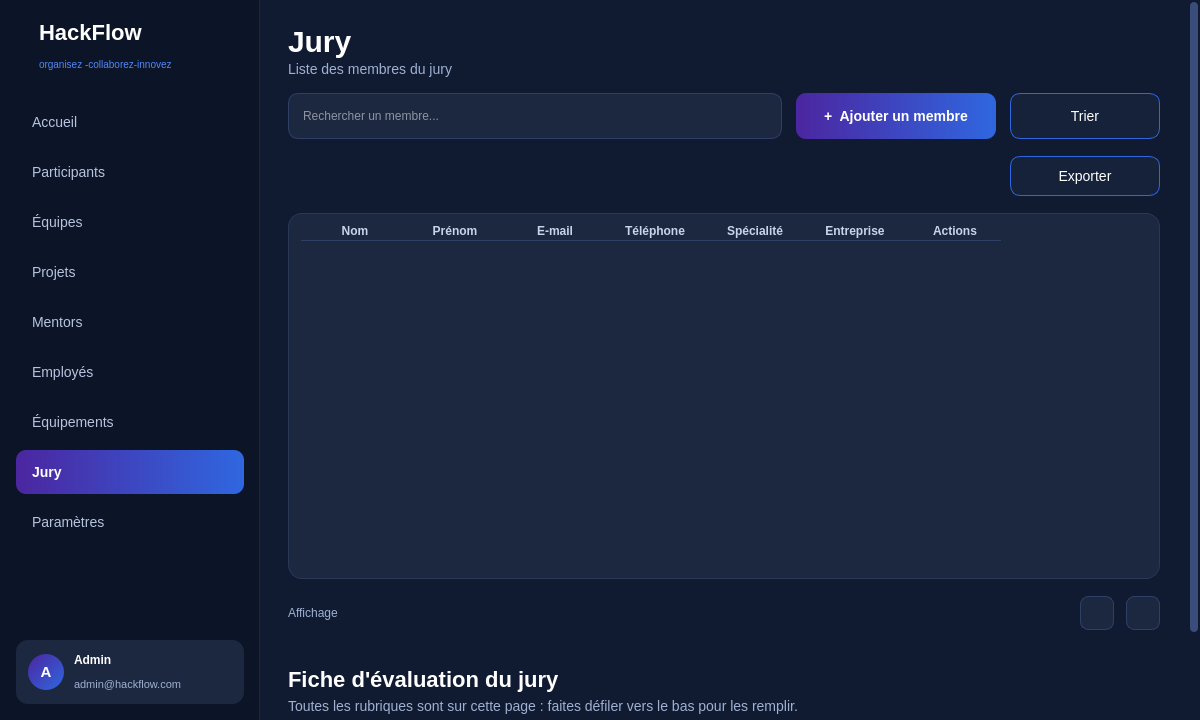
<?xml version="1.0" encoding="UTF-8"?>
<ui version="4.0">
 <class>MainWindow</class>
 <widget class="QMainWindow" name="MainWindow">
  <property name="geometry"><rect><x>0</x><y>0</y><width>1200</width><height>720</height></rect></property>
  <property name="minimumSize"><size><width>1000</width><height>620</height></size></property>
  <property name="windowTitle"><string>HackFlow</string></property>
  <property name="styleSheet"><string notr="true">QMainWindow, QDialog, QMessageBox {
    background-color: #101B31;
    color: #FFFFFF;
    font-family: "Segoe UI", "Roboto", "Helvetica Neue", sans-serif;
    font-size: 13px;
}
QWidget#pageJury { background-color: #101B31; }
QLabel { background: transparent; color: #FFFFFF; }
QLabel#labelTitle { font-size: 30px; font-weight: bold; }
QLabel#labelSubtitle, QLabel#labelEvalSubtitle { color: #9FB0D0; font-size: 14px; }
QLabel#labelCount { color: #9FB0D0; }
QLabel#labelBrandName { font-size: 22px; font-weight: bold; color: #FFFFFF; }
QLabel#labelBrandTagline { font-size: 10px; color: #4F86F7; }
QLabel#labelDialogTitle { font-size: 18px; font-weight: bold; }

/* ---------- Barre laterale ---------- */
QFrame#sidebar { background-color: #0C1527; border-right: 1px solid #1C2740; }
QFrame#sidebar QPushButton {
    background-color: transparent;
    color: #B7C3DE;
    border: none;
    border-radius: 10px;
    padding: 0px 16px;
    text-align: left;
    font-size: 14px;
}
QFrame#sidebar QPushButton:hover { background-color: #1C2740; color: #FFFFFF; }
QFrame#sidebar QPushButton:checked {
    background-color: qlineargradient(x1:0, y1:0, x2:1, y2:0, stop:0 #4B26A0, stop:1 #2F67E0);
    color: #FFFFFF;
    font-weight: bold;
}
QFrame#profileFrame { background-color: #1C2740; border-radius: 12px; border: none; }
QLabel#labelAvatar {
    background-color: qlineargradient(x1:0, y1:0, x2:1, y2:1, stop:0 #4B26A0, stop:1 #2F67E0);
    color: #FFFFFF; border-radius: 18px; font-weight: bold; font-size: 15px;
}
QLabel#labelAdminName { font-weight: bold; }
QLabel#labelAdminMail { color: #9FB0D0; font-size: 11px; }

/* ---------- Recherche + bouton ajouter ---------- */
QLineEdit {
    background-color: #1C2740;
    border: 1px solid #2F3F66;
    border-radius: 10px;
    padding: 0px 12px;
    color: #FFFFFF;
    selection-background-color: #4B26A0;
}
QLineEdit:focus { border: 1px solid #0BF8F6; }
QPushButton#btnAddMember, QPushButton#btnEvalSave {
    background-color: qlineargradient(x1:0, y1:0, x2:1, y2:0, stop:0 #4B26A0, stop:1 #2F67E0);
    color: #FFFFFF;
    border: none;
    border-radius: 10px;
    padding: 0px 22px;
    font-weight: bold;
    font-size: 14px;
}
QPushButton#btnAddMember:hover, QPushButton#btnEvalSave:hover { background-color: #2F67E0; }
QPushButton#btnAddMember:pressed, QPushButton#btnEvalSave:pressed { background-color: #3A1D80; }

/* ---------- Carte + tableau ---------- */
QFrame#cardTableJury { background-color: #1C2740; border: 1px solid #2A3858; border-radius: 14px; }
QTableWidget#tableJury {
    background-color: transparent;
    border: none;
    color: #FFFFFF;
    outline: 0;
    gridline-color: transparent;
}
QTableWidget#tableJury::item {
    padding-left: 8px;
    border-bottom: 1px solid #2A3858;
}
QTableWidget#tableJury::item:hover { background-color: #22304F; }
QTableWidget#tableJury::item:selected { background-color: #2A3A66; color: #FFFFFF; }
QTableWidget#tableJury QLineEdit {
    background-color: #101B31;
    color: #FFFFFF;
    border: 1px solid #0BF8F6;
    border-radius: 6px;
    padding: 0px 6px;
}
QHeaderView { background-color: transparent; }
QHeaderView::section {
    background-color: transparent;
    color: #C8D3EE;
    border: none;
    border-bottom: 1px solid #2F3F66;
    padding-left: 8px;
    font-weight: bold;
}
QPushButton#btnEdit, QPushButton#btnDelete {
    background-color: transparent;
    border: none;
    border-radius: 8px;
}
QPushButton#btnEdit:hover { background-color: #2F3F66; }
QPushButton#btnDelete:hover { background-color: #4A2338; }

QScrollBar:vertical { background: transparent; width: 12px; margin: 2px; }
QScrollBar::handle:vertical { background: #3A4C7A; border-radius: 4px; min-height: 36px; }
QScrollBar::handle:vertical:hover { background: #2F67E0; }
QScrollBar::add-line:vertical, QScrollBar::sub-line:vertical { height: 0px; }
QScrollBar::add-page:vertical, QScrollBar::sub-page:vertical { background: transparent; }

/* ---------- Page Jury defilante ---------- */
QScrollArea#scrollAreaJury { background: transparent; border: none; }
QWidget#scrollContentJury { background-color: #101B31; }

/* ---------- Boutons Trier / Exporter ---------- */
QPushButton#btnSort, QPushButton#btnExport {
    background-color: #16213A;
    color: #FFFFFF;
    border: 1px solid #2F67E0;
    border-radius: 10px;
    padding: 0px 18px;
    font-size: 14px;
}
QPushButton#btnSort:hover, QPushButton#btnExport:hover { border: 1px solid #0BF8F6; background-color: #1C2A4A; }
QPushButton#btnSort:pressed, QPushButton#btnExport:pressed { background-color: #101B31; }

QMenu { background-color: #1C2740; color: #FFFFFF; border: 1px solid #2F3F66; border-radius: 8px; padding: 6px; }
QMenu::item { padding: 8px 26px; border-radius: 6px; }
QMenu::item:selected { background-color: #4B26A0; }

/* ---------- Fiche d'evaluation (liste verticale) ---------- */
QLabel#labelEvalTitle { font-size: 22px; font-weight: bold; }
QLabel#labelCardTitle { font-size: 15px; font-weight: bold; }
QLabel#labelCardHint { color: #9FB0D0; font-size: 12px; }
QLabel#labelFieldName { color: #C8D3EE; font-size: 12px; margin-top: 6px; }
QLabel#labelScoreValue { color: #0BF8F6; font-weight: bold; min-width: 58px; }
QLabel#labelTotalScore { color: #0BF8F6; font-size: 17px; font-weight: bold; }
QFrame#evalCard { background-color: #1C2740; border: 1px solid #2A3858; border-radius: 14px; }
QFrame#evalCard QLineEdit, QFrame#evalCard QComboBox, QFrame#evalCard QPlainTextEdit {
    background-color: #101B31;
    color: #FFFFFF;
    border: 1px solid #2F3F66;
    border-radius: 8px;
    padding: 4px 12px;
    selection-background-color: #4B26A0;
}
QFrame#evalCard QLineEdit, QFrame#evalCard QComboBox { min-height: 34px; }
QFrame#evalCard QLineEdit:focus, QFrame#evalCard QComboBox:focus, QFrame#evalCard QPlainTextEdit:focus { border: 1px solid #0BF8F6; }
QComboBox::drop-down { border: none; width: 30px; }
QComboBox::down-arrow { image: url(:/images/icons/chevron-down-small.png); width: 14px; height: 14px; }
QComboBox QAbstractItemView {
    background-color: #1C2740; color: #FFFFFF; border: 1px solid #2F3F66;
    selection-background-color: #4B26A0; outline: 0;
}
QSlider::groove:horizontal { height: 6px; background: #2F3F66; border-radius: 3px; }
QSlider::sub-page:horizontal {
    background-color: qlineargradient(x1:0, y1:0, x2:1, y2:0, stop:0 #4B26A0, stop:1 #2F67E0);
    border-radius: 3px;
}
QSlider::handle:horizontal { background: #0BF8F6; width: 16px; height: 16px; margin: -5px 0px; border-radius: 8px; }
QPushButton#btnEvalSave, QPushButton#btnEvalReset { border-radius: 10px; padding: 0px 22px; font-weight: bold; font-size: 14px; }
QPushButton#btnEvalReset { background-color: transparent; color: #C8D3EE; border: 1px solid #2F3F66; }
QPushButton#btnEvalReset:hover { border: 1px solid #0BF8F6; color: #0BF8F6; }

/* ---------- Pagination ---------- */
QPushButton#btnPrev, QPushButton#btnNext, QPushButton#btnPage {
    background-color: #1C2740;
    color: #FFFFFF;
    border: 1px solid #2F3F66;
    border-radius: 8px;
    font-size: 15px;
}
QPushButton#btnPrev:hover, QPushButton#btnNext:hover, QPushButton#btnPage:hover {
    border: 1px solid #0BF8F6;
}
QPushButton#btnPage:checked {
    background-color: #4B26A0;
    border: 1px solid #4B26A0;
    font-weight: bold;
}
QPushButton#btnPrev:disabled, QPushButton#btnNext:disabled { color: #4D5B7E; border: 1px solid #243253; }

/* ---------- Boites de dialogue ---------- */
QDialog QPushButton, QMessageBox QPushButton {
    background-color: #2F67E0;
    color: #FFFFFF;
    border: none;
    border-radius: 8px;
    padding: 8px 20px;
    min-width: 80px;
}
QDialog QPushButton:hover, QMessageBox QPushButton:hover { background-color: #4B26A0; }
QDialog QLineEdit { min-height: 34px; }
</string></property>
  <widget class="QWidget" name="centralwidget">
   <layout class="QHBoxLayout" name="horizontalLayout_main">
    <property name="spacing"><number>0</number></property>
    <property name="leftMargin"><number>0</number></property>
<property name="topMargin"><number>0</number></property>
<property name="rightMargin"><number>0</number></property>
<property name="bottomMargin"><number>0</number></property>

    <item>
     <widget class="QFrame" name="sidebar">
      <property name="minimumSize"><size><width>260</width><height>0</height></size></property>
      <property name="maximumSize"><size><width>260</width><height>16777215</height></size></property>
      <property name="frameShape"><enum>QFrame::NoFrame</enum></property>
      <layout class="QVBoxLayout" name="verticalLayout_sidebar">
       <property name="spacing"><number>6</number></property>
       <property name="leftMargin"><number>16</number></property>
<property name="topMargin"><number>16</number></property>
<property name="rightMargin"><number>16</number></property>
<property name="bottomMargin"><number>16</number></property>
       <item>
        <widget class="QWidget" name="brandHeader" native="true">
         <property name="minimumSize"><size><width>0</width><height>64</height></size></property>
         <layout class="QHBoxLayout" name="horizontalLayout_brand">
          <property name="spacing"><number>12</number></property>
          <property name="leftMargin"><number>4</number></property>
<property name="topMargin"><number>0</number></property>
<property name="rightMargin"><number>4</number></property>
<property name="bottomMargin"><number>0</number></property>
          <item>
           <widget class="QLabel" name="labelLogo">
            <property name="alignment"><set>Qt::AlignCenter</set></property>
           </widget>
          </item>
          <item>
           <layout class="QVBoxLayout" name="verticalLayout_brandText">
            <property name="spacing"><number>1</number></property>
            <item>
             <widget class="QLabel" name="labelBrandName">
              <property name="text"><string>HackFlow</string></property>
             </widget>
            </item>
            <item>
             <widget class="QLabel" name="labelBrandTagline">
              <property name="text"><string>organisez -collaborez-innovez</string></property>
             </widget>
            </item>
           </layout>
          </item>
          <item>
           <spacer name="horizontalSpacer_brand">
            <property name="orientation"><enum>Qt::Horizontal</enum></property>
            <property name="sizeHint" stdset="0"><size><width>0</width><height>20</height></size></property>
           </spacer>
          </item>
         </layout>
        </widget>
       </item>
       <item>
        <spacer name="verticalSpacer_logo">
         <property name="orientation"><enum>Qt::Vertical</enum></property>
         <property name="sizeType"><enum>QSizePolicy::Fixed</enum></property>
         <property name="sizeHint" stdset="0"><size><width>20</width><height>14</height></size></property>
        </spacer>
       </item>
<item>
<widget class="QPushButton" name="btnNavAccueil">
<property name="minimumSize"><size><width>0</width><height>44</height></size></property>
<property name="maximumSize"><size><width>16777215</width><height>44</height></size></property>
<property name="cursor"><cursorShape>PointingHandCursor</cursorShape></property>
<property name="text"><string>Accueil</string></property>
<property name="checkable"><bool>true</bool></property>

<property name="autoExclusive"><bool>true</bool></property>
</widget>
</item>
<item>
<widget class="QPushButton" name="btnNavParticipants">
<property name="minimumSize"><size><width>0</width><height>44</height></size></property>
<property name="maximumSize"><size><width>16777215</width><height>44</height></size></property>
<property name="cursor"><cursorShape>PointingHandCursor</cursorShape></property>
<property name="text"><string>Participants</string></property>
<property name="checkable"><bool>true</bool></property>

<property name="autoExclusive"><bool>true</bool></property>
</widget>
</item>
<item>
<widget class="QPushButton" name="btnNavEquipes">
<property name="minimumSize"><size><width>0</width><height>44</height></size></property>
<property name="maximumSize"><size><width>16777215</width><height>44</height></size></property>
<property name="cursor"><cursorShape>PointingHandCursor</cursorShape></property>
<property name="text"><string>Équipes</string></property>
<property name="checkable"><bool>true</bool></property>

<property name="autoExclusive"><bool>true</bool></property>
</widget>
</item>
<item>
<widget class="QPushButton" name="btnNavProjets">
<property name="minimumSize"><size><width>0</width><height>44</height></size></property>
<property name="maximumSize"><size><width>16777215</width><height>44</height></size></property>
<property name="cursor"><cursorShape>PointingHandCursor</cursorShape></property>
<property name="text"><string>Projets</string></property>
<property name="checkable"><bool>true</bool></property>

<property name="autoExclusive"><bool>true</bool></property>
</widget>
</item>
<item>
<widget class="QPushButton" name="btnNavMentors">
<property name="minimumSize"><size><width>0</width><height>44</height></size></property>
<property name="maximumSize"><size><width>16777215</width><height>44</height></size></property>
<property name="cursor"><cursorShape>PointingHandCursor</cursorShape></property>
<property name="text"><string>Mentors</string></property>
<property name="checkable"><bool>true</bool></property>

<property name="autoExclusive"><bool>true</bool></property>
</widget>
</item>
<item>
<widget class="QPushButton" name="btnNavEmployes">
<property name="minimumSize"><size><width>0</width><height>44</height></size></property>
<property name="maximumSize"><size><width>16777215</width><height>44</height></size></property>
<property name="cursor"><cursorShape>PointingHandCursor</cursorShape></property>
<property name="text"><string>Employés</string></property>
<property name="checkable"><bool>true</bool></property>

<property name="autoExclusive"><bool>true</bool></property>
</widget>
</item>
<item>
<widget class="QPushButton" name="btnNavEquipements">
<property name="minimumSize"><size><width>0</width><height>44</height></size></property>
<property name="maximumSize"><size><width>16777215</width><height>44</height></size></property>
<property name="cursor"><cursorShape>PointingHandCursor</cursorShape></property>
<property name="text"><string>Équipements</string></property>
<property name="checkable"><bool>true</bool></property>

<property name="autoExclusive"><bool>true</bool></property>
</widget>
</item>
<item>
<widget class="QPushButton" name="btnNavJury">
<property name="minimumSize"><size><width>0</width><height>44</height></size></property>
<property name="maximumSize"><size><width>16777215</width><height>44</height></size></property>
<property name="cursor"><cursorShape>PointingHandCursor</cursorShape></property>
<property name="text"><string>Jury</string></property>
<property name="checkable"><bool>true</bool></property>
<property name="checked"><bool>true</bool></property>
<property name="autoExclusive"><bool>true</bool></property>
</widget>
</item>
<item>
<widget class="QPushButton" name="btnNavParametres">
<property name="minimumSize"><size><width>0</width><height>44</height></size></property>
<property name="maximumSize"><size><width>16777215</width><height>44</height></size></property>
<property name="cursor"><cursorShape>PointingHandCursor</cursorShape></property>
<property name="text"><string>Paramètres</string></property>
<property name="checkable"><bool>true</bool></property>

<property name="autoExclusive"><bool>true</bool></property>
</widget>
</item>

       <item>
        <spacer name="verticalSpacer_sidebar">
         <property name="orientation"><enum>Qt::Vertical</enum></property>
         <property name="sizeHint" stdset="0"><size><width>20</width><height>40</height></size></property>
        </spacer>
       </item>
       <item>
        <widget class="QFrame" name="profileFrame">
         <property name="minimumSize"><size><width>0</width><height>64</height></size></property>
         <property name="maximumSize"><size><width>16777215</width><height>64</height></size></property>
         <layout class="QHBoxLayout" name="horizontalLayout_profile">
          <property name="spacing"><number>10</number></property>
          <property name="leftMargin"><number>12</number></property>
<property name="topMargin"><number>8</number></property>
<property name="rightMargin"><number>12</number></property>
<property name="bottomMargin"><number>8</number></property>
          <item>
           <widget class="QLabel" name="labelAvatar">
            <property name="minimumSize"><size><width>36</width><height>36</height></size></property>
            <property name="maximumSize"><size><width>36</width><height>36</height></size></property>
            <property name="text"><string>A</string></property>
            <property name="alignment"><set>Qt::AlignCenter</set></property>
           </widget>
          </item>
          <item>
           <layout class="QVBoxLayout" name="verticalLayout_profileText">
            <property name="spacing"><number>0</number></property>
            <item><widget class="QLabel" name="labelAdminName"><property name="text"><string>Admin</string></property></widget></item>
            <item><widget class="QLabel" name="labelAdminMail"><property name="text"><string>admin@hackflow.com</string></property></widget></item>
           </layout>
          </item>
         </layout>
        </widget>
       </item>
      </layout>
     </widget>
    </item>

    <item>
     <widget class="QStackedWidget" name="stackedWidget">
      <property name="currentIndex"><number>0</number></property>
      <widget class="QWidget" name="pageJury">
       <layout class="QVBoxLayout" name="verticalLayout_pageJury">
        <property name="spacing"><number>0</number></property>
        <property name="leftMargin"><number>0</number></property>
<property name="topMargin"><number>0</number></property>
<property name="rightMargin"><number>0</number></property>
<property name="bottomMargin"><number>0</number></property>
        <item>
         <widget class="QScrollArea" name="scrollAreaJury">
          <property name="focusPolicy"><enum>Qt::StrongFocus</enum></property>
          <property name="frameShape"><enum>QFrame::NoFrame</enum></property>
          <property name="horizontalScrollBarPolicy"><enum>Qt::ScrollBarAlwaysOff</enum></property>
          <property name="widgetResizable"><bool>true</bool></property>
          <widget class="QWidget" name="scrollContentJury">
           <property name="geometry"><rect><x>0</x><y>0</y><width>900</width><height>1800</height></rect></property>
           <layout class="QVBoxLayout" name="verticalLayout_scrollContent">
            <property name="spacing"><number>16</number></property>
            <property name="leftMargin"><number>28</number></property>
<property name="topMargin"><number>24</number></property>
<property name="rightMargin"><number>28</number></property>
<property name="bottomMargin"><number>28</number></property>

            <item>
             <widget class="QWidget" name="headerJury" native="true">
              <layout class="QVBoxLayout" name="verticalLayout_headerJury">
               <property name="spacing"><number>2</number></property>
               <property name="leftMargin"><number>0</number></property>
<property name="topMargin"><number>0</number></property>
<property name="rightMargin"><number>0</number></property>
<property name="bottomMargin"><number>0</number></property>
               <item><widget class="QLabel" name="labelTitle"><property name="text"><string>Jury</string></property></widget></item>
               <item><widget class="QLabel" name="labelSubtitle"><property name="text"><string>Liste des membres du jury</string></property></widget></item>
              </layout>
             </widget>
            </item>

            <item>
             <widget class="QWidget" name="toolbarJury" native="true">
              <property name="minimumSize"><size><width>0</width><height>46</height></size></property>
              <property name="maximumSize"><size><width>16777215</width><height>46</height></size></property>
              <layout class="QHBoxLayout" name="horizontalLayout_toolbarJury">
               <property name="spacing"><number>14</number></property>
               <property name="leftMargin"><number>0</number></property>
<property name="topMargin"><number>0</number></property>
<property name="rightMargin"><number>0</number></property>
<property name="bottomMargin"><number>0</number></property>
               <item>
                <widget class="QLineEdit" name="lineEditSearch">
                 <property name="minimumSize"><size><width>0</width><height>46</height></size></property>
                 <property name="maximumSize"><size><width>16777215</width><height>46</height></size></property>
                 <property name="placeholderText"><string>Rechercher un membre...</string></property>
                 <property name="clearButtonEnabled"><bool>true</bool></property>
                </widget>
               </item>
               <item>
                <widget class="QPushButton" name="btnAddMember">
                 <property name="minimumSize"><size><width>200</width><height>46</height></size></property>
                 <property name="maximumSize"><size><width>200</width><height>46</height></size></property>
                 <property name="cursor"><cursorShape>PointingHandCursor</cursorShape></property>
                 <property name="text"><string>+  Ajouter un membre</string></property>
                </widget>
               </item>
               <item>
                <widget class="QPushButton" name="btnSort">
                 <property name="minimumSize"><size><width>150</width><height>46</height></size></property>
                 <property name="maximumSize"><size><width>150</width><height>46</height></size></property>
                 <property name="cursor"><cursorShape>PointingHandCursor</cursorShape></property>
                 <property name="text"><string>Trier</string></property>
                </widget>
               </item>
              </layout>
             </widget>
            </item>

            <item>
             <widget class="QWidget" name="exportRowJury" native="true">
              <property name="minimumSize"><size><width>0</width><height>42</height></size></property>
              <property name="maximumSize"><size><width>16777215</width><height>42</height></size></property>
              <layout class="QHBoxLayout" name="horizontalLayout_exportRow">
               <property name="spacing"><number>0</number></property>
               <property name="leftMargin"><number>0</number></property>
<property name="topMargin"><number>0</number></property>
<property name="rightMargin"><number>0</number></property>
<property name="bottomMargin"><number>0</number></property>
               <item>
                <spacer name="horizontalSpacer_export">
                 <property name="orientation"><enum>Qt::Horizontal</enum></property>
                 <property name="sizeHint" stdset="0"><size><width>40</width><height>20</height></size></property>
                </spacer>
               </item>
               <item>
                <widget class="QPushButton" name="btnExport">
                 <property name="minimumSize"><size><width>150</width><height>40</height></size></property>
                 <property name="maximumSize"><size><width>150</width><height>40</height></size></property>
                 <property name="cursor"><cursorShape>PointingHandCursor</cursorShape></property>
                 <property name="text"><string>Exporter</string></property>
                </widget>
               </item>
              </layout>
             </widget>
            </item>

            <item>
             <widget class="QFrame" name="cardTableJury">
              <property name="minimumSize"><size><width>0</width><height>366</height></size></property>
              <property name="maximumSize"><size><width>16777215</width><height>366</height></size></property>
              <property name="frameShape"><enum>QFrame::StyledPanel</enum></property>
              <layout class="QVBoxLayout" name="verticalLayout_cardTable">
               <property name="spacing"><number>0</number></property>
               <property name="leftMargin"><number>12</number></property>
<property name="topMargin"><number>8</number></property>
<property name="rightMargin"><number>12</number></property>
<property name="bottomMargin"><number>8</number></property>
               <item>
                <widget class="QTableWidget" name="tableJury">
                 <property name="frameShape"><enum>QFrame::NoFrame</enum></property>
                 <property name="verticalScrollBarPolicy"><enum>Qt::ScrollBarAlwaysOff</enum></property>
<column><property name="text"><string>Nom</string></property></column>
<column><property name="text"><string>Prénom</string></property></column>
<column><property name="text"><string>E-mail</string></property></column>
<column><property name="text"><string>Téléphone</string></property></column>
<column><property name="text"><string>Spécialité</string></property></column>
<column><property name="text"><string>Entreprise</string></property></column>
<column><property name="text"><string>Actions</string></property></column>
                </widget>
               </item>
              </layout>
             </widget>
            </item>

            <item>
             <widget class="QWidget" name="footerJury" native="true">
              <property name="minimumSize"><size><width>0</width><height>36</height></size></property>
              <property name="maximumSize"><size><width>16777215</width><height>36</height></size></property>
              <layout class="QHBoxLayout" name="horizontalLayout_footerJury">
               <property name="spacing"><number>6</number></property>
               <property name="leftMargin"><number>0</number></property>
<property name="topMargin"><number>0</number></property>
<property name="rightMargin"><number>0</number></property>
<property name="bottomMargin"><number>0</number></property>
               <item><widget class="QLabel" name="labelCount"><property name="text"><string>Affichage</string></property></widget></item>
               <item>
                <spacer name="horizontalSpacer_footer">
                 <property name="orientation"><enum>Qt::Horizontal</enum></property>
                 <property name="sizeHint" stdset="0"><size><width>40</width><height>20</height></size></property>
                </spacer>
               </item>
               <item>
                <widget class="QPushButton" name="btnPrev">
                 <property name="minimumSize"><size><width>34</width><height>34</height></size></property>
                 <property name="maximumSize"><size><width>34</width><height>34</height></size></property>
                 <property name="cursor"><cursorShape>PointingHandCursor</cursorShape></property>
                 <property name="text"><string></string></property>
                </widget>
               </item>
               <item>
                <widget class="QWidget" name="pagesContainer" native="true">
                 <layout class="QHBoxLayout" name="pagesLayout">
                  <property name="spacing"><number>6</number></property>
                  <property name="leftMargin"><number>0</number></property>
<property name="topMargin"><number>0</number></property>
<property name="rightMargin"><number>0</number></property>
<property name="bottomMargin"><number>0</number></property>
                 </layout>
                </widget>
               </item>
               <item>
                <widget class="QPushButton" name="btnNext">
                 <property name="minimumSize"><size><width>34</width><height>34</height></size></property>
                 <property name="maximumSize"><size><width>34</width><height>34</height></size></property>
                 <property name="cursor"><cursorShape>PointingHandCursor</cursorShape></property>
                 <property name="text"><string></string></property>
                </widget>
               </item>
              </layout>
             </widget>
            </item>

            <item>
             <widget class="QWidget" name="evalSection" native="true">
              <layout class="QVBoxLayout" name="verticalLayout_eval">
               <property name="spacing"><number>6</number></property>
               <property name="leftMargin"><number>0</number></property>
<property name="topMargin"><number>20</number></property>
<property name="rightMargin"><number>0</number></property>
<property name="bottomMargin"><number>0</number></property>
               <item><widget class="QLabel" name="labelEvalTitle"><property name="text"><string>Fiche d'évaluation du jury</string></property></widget></item>
               <item><widget class="QLabel" name="labelEvalSubtitle"><property name="text"><string>Toutes les rubriques sont sur cette page : faites défiler vers le bas pour les remplir.</string></property></widget></item>
               <item>
                <widget class="QWidget" name="evalContainer" native="true">
                 <layout class="QVBoxLayout" name="verticalLayout_evalList">
                  <property name="spacing"><number>14</number></property>
                  <property name="leftMargin"><number>0</number></property>
<property name="topMargin"><number>10</number></property>
<property name="rightMargin"><number>0</number></property>
<property name="bottomMargin"><number>10</number></property>
                 </layout>
                </widget>
               </item>
               <item>
                <layout class="QHBoxLayout" name="horizontalLayout_evalFooter">
                 <property name="spacing"><number>12</number></property>
                 <item><widget class="QLabel" name="labelTotalScore"><property name="text"><string>Note globale : 0 / 50</string></property></widget></item>
                 <item>
                  <spacer name="horizontalSpacer_evalFooter">
                   <property name="orientation"><enum>Qt::Horizontal</enum></property>
                   <property name="sizeHint" stdset="0"><size><width>40</width><height>20</height></size></property>
                  </spacer>
                 </item>
                 <item>
                  <widget class="QPushButton" name="btnEvalReset">
                   <property name="minimumSize"><size><width>140</width><height>44</height></size></property>
                   <property name="cursor"><cursorShape>PointingHandCursor</cursorShape></property>
                   <property name="text"><string>Réinitialiser</string></property>
                  </widget>
                 </item>
                 <item>
                  <widget class="QPushButton" name="btnEvalSave">
                   <property name="minimumSize"><size><width>210</width><height>44</height></size></property>
                   <property name="cursor"><cursorShape>PointingHandCursor</cursorShape></property>
                   <property name="text"><string>Enregistrer l'évaluation</string></property>
                  </widget>
                 </item>
                </layout>
               </item>
              </layout>
             </widget>
            </item>

           </layout>
          </widget>
         </widget>
        </item>
       </layout>
      </widget>
     </widget>
    </item>
   </layout>
  </widget>
 </widget>
 <resources/>
 <connections/>
</ui>
